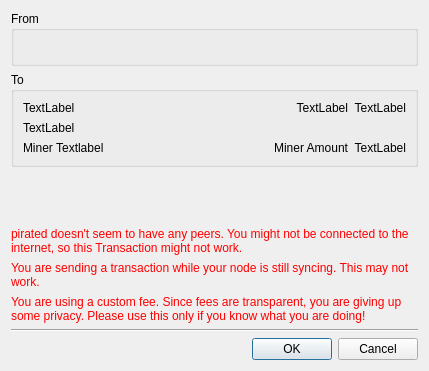
<?xml version="1.0" encoding="UTF-8"?>
<ui version="4.0">
 <class>confirm</class>
 <widget class="QDialog" name="confirm">
  <property name="geometry">
   <rect>
    <x>0</x>
    <y>0</y>
    <width>429</width>
    <height>371</height>
   </rect>
  </property>
  <property name="windowTitle">
   <string>Confirm Transaction</string>
  </property>
  <layout class="QVBoxLayout" name="verticalLayout">
   <item>
    <widget class="QGroupBox" name="groupBox">
     <property name="title">
      <string>From</string>
     </property>
     <layout class="QVBoxLayout" name="verticalLayout_2">
      <item>
       <widget class="QLabel" name="sendFrom">
        <property name="text">
         <string/>
        </property>
        <property name="wordWrap">
         <bool>true</bool>
        </property>
       </widget>
      </item>
     </layout>
    </widget>
   </item>
   <item>
    <widget class="QGroupBox" name="sendToAddrs">
     <property name="title">
      <string>To</string>
     </property>
     <layout class="QGridLayout" name="gridLayout">
      <item row="0" column="2">
       <widget class="QLabel" name="AmtUSD1">
        <property name="sizePolicy">
         <sizepolicy hsizetype="Minimum" vsizetype="Preferred">
          <horstretch>0</horstretch>
          <verstretch>0</verstretch>
         </sizepolicy>
        </property>
        <property name="text">
         <string notr="true">TextLabel</string>
        </property>
        <property name="alignment">
         <set>Qt::AlignRight|Qt::AlignTrailing|Qt::AlignVCenter</set>
        </property>
       </widget>
      </item>
      <item row="1" column="0" colspan="3">
       <widget class="QLabel" name="Memo1">
        <property name="text">
         <string notr="true">TextLabel</string>
        </property>
        <property name="wordWrap">
         <bool>true</bool>
        </property>
       </widget>
      </item>
      <item row="0" column="0">
       <widget class="QLabel" name="Addr1">
        <property name="text">
         <string notr="true">TextLabel</string>
        </property>
        <property name="wordWrap">
         <bool>true</bool>
        </property>
       </widget>
      </item>
      <item row="2" column="2">
       <widget class="QLabel" name="minerFeeUSD">
        <property name="sizePolicy">
         <sizepolicy hsizetype="Minimum" vsizetype="Preferred">
          <horstretch>0</horstretch>
          <verstretch>0</verstretch>
         </sizepolicy>
        </property>
        <property name="text">
         <string notr="true">TextLabel</string>
        </property>
        <property name="alignment">
         <set>Qt::AlignRight|Qt::AlignTrailing|Qt::AlignVCenter</set>
        </property>
       </widget>
      </item>
      <item row="2" column="0">
       <widget class="QLabel" name="labelMinerFee">
        <property name="text">
         <string notr="true">Miner Textlabel</string>
        </property>
       </widget>
      </item>
      <item row="0" column="1">
       <widget class="QLabel" name="Amt1">
        <property name="sizePolicy">
         <sizepolicy hsizetype="Expanding" vsizetype="Preferred">
          <horstretch>0</horstretch>
          <verstretch>0</verstretch>
         </sizepolicy>
        </property>
        <property name="text">
         <string notr="true">TextLabel</string>
        </property>
        <property name="alignment">
         <set>Qt::AlignRight|Qt::AlignTrailing|Qt::AlignVCenter</set>
        </property>
       </widget>
      </item>
      <item row="2" column="1">
       <widget class="QLabel" name="minerFee">
        <property name="sizePolicy">
         <sizepolicy hsizetype="Expanding" vsizetype="Preferred">
          <horstretch>0</horstretch>
          <verstretch>0</verstretch>
         </sizepolicy>
        </property>
        <property name="text">
         <string notr="true">Miner Amount</string>
        </property>
        <property name="alignment">
         <set>Qt::AlignRight|Qt::AlignTrailing|Qt::AlignVCenter</set>
        </property>
       </widget>
      </item>
     </layout>
    </widget>
   </item>
   <item>
    <spacer name="verticalSpacer">
     <property name="orientation">
      <enum>Qt::Vertical</enum>
     </property>
     <property name="sizeHint" stdset="0">
      <size>
       <width>20</width>
       <height>40</height>
      </size>
     </property>
    </spacer>
   </item>
   <item>
    <widget class="QLabel" name="nopeersWarning">
     <property name="styleSheet">
      <string notr="true">color: red;</string>
     </property>
     <property name="text">
      <string>pirated doesn't seem to have any peers. You might not be connected to the internet, so this Transaction might not work.</string>
     </property>
     <property name="wordWrap">
      <bool>true</bool>
     </property>
    </widget>
   </item>
   <item>
    <widget class="QLabel" name="syncingWarning">
     <property name="styleSheet">
      <string notr="true">color: red;</string>
     </property>
     <property name="text">
      <string>You are sending a transaction while your node is still syncing. This may not work.</string>
     </property>
     <property name="wordWrap">
      <bool>true</bool>
     </property>
    </widget>
   </item>
   <item>
    <widget class="QLabel" name="warningLabel">
     <property name="styleSheet">
      <string notr="true">color: red;</string>
     </property>
     <property name="text">
      <string>You are using a custom fee. Since fees are transparent, you are giving up some privacy. Please use this only if you know what you are doing!</string>
     </property>
     <property name="wordWrap">
      <bool>true</bool>
     </property>
    </widget>
   </item>
   <item>
    <widget class="Line" name="line">
     <property name="orientation">
      <enum>Qt::Horizontal</enum>
     </property>
    </widget>
   </item>
   <item>
    <widget class="QDialogButtonBox" name="buttonBox">
     <property name="orientation">
      <enum>Qt::Horizontal</enum>
     </property>
     <property name="standardButtons">
      <set>QDialogButtonBox::Cancel|QDialogButtonBox::Ok</set>
     </property>
    </widget>
   </item>
  </layout>
 </widget>
 <resources/>
 <connections>
  <connection>
   <sender>buttonBox</sender>
   <signal>accepted()</signal>
   <receiver>confirm</receiver>
   <slot>accept()</slot>
   <hints>
    <hint type="sourcelabel">
     <x>248</x>
     <y>254</y>
    </hint>
    <hint type="destinationlabel">
     <x>157</x>
     <y>274</y>
    </hint>
   </hints>
  </connection>
  <connection>
   <sender>buttonBox</sender>
   <signal>rejected()</signal>
   <receiver>confirm</receiver>
   <slot>reject()</slot>
   <hints>
    <hint type="sourcelabel">
     <x>316</x>
     <y>260</y>
    </hint>
    <hint type="destinationlabel">
     <x>286</x>
     <y>274</y>
    </hint>
   </hints>
  </connection>
 </connections>
</ui>
